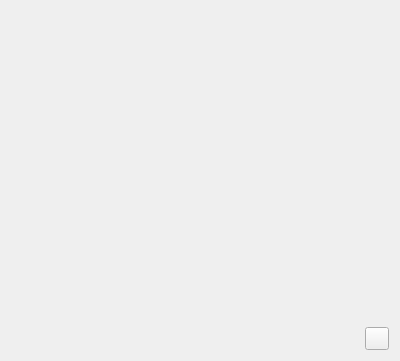
<?xml version="1.0" encoding="UTF-8"?>
<ui version="4.0">
 <class>EventWidget</class>
 <widget class="QWidget" name="EventWidget">
  <property name="geometry">
   <rect>
    <x>0</x>
    <y>0</y>
    <width>400</width>
    <height>361</height>
   </rect>
  </property>
  <property name="windowTitle">
   <string>Form</string>
  </property>
  <layout class="QVBoxLayout" name="mainLayout">
   <item>
    <layout class="QVBoxLayout" name="eventsLayout"/>
   </item>
   <item>
    <spacer name="verticalSpacer">
     <property name="orientation">
      <enum>Qt::Vertical</enum>
     </property>
     <property name="sizeHint" stdset="0">
      <size>
       <width>20</width>
       <height>40</height>
      </size>
     </property>
    </spacer>
   </item>
   <item>
    <layout class="QHBoxLayout" name="toolsLayout">
     <item>
      <spacer name="horizontalSpacer">
       <property name="orientation">
        <enum>Qt::Horizontal</enum>
       </property>
       <property name="sizeHint" stdset="0">
        <size>
         <width>40</width>
         <height>20</height>
        </size>
       </property>
      </spacer>
     </item>
     <item>
      <widget class="QToolButton" name="addButton">
       <property name="icon">
        <iconset theme="list-add"/>
       </property>
      </widget>
     </item>
    </layout>
   </item>
  </layout>
 </widget>
 <resources/>
 <connections/>
</ui>
